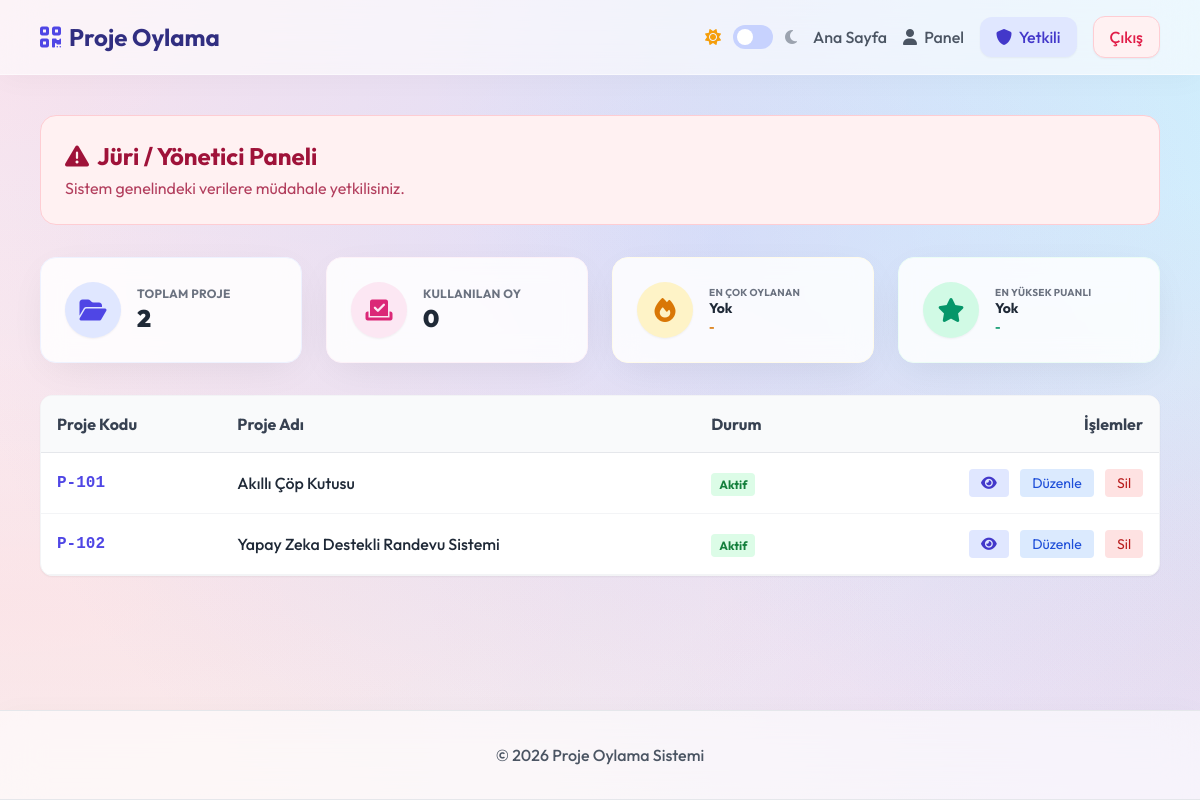
The page /puanlama/admin.php (signed in) on the database its author committed.
### tables this page shows
CREATE TABLE `projects` (
  `id` varchar(50) NOT NULL PRIMARY KEY,
  `name` varchar(255) NOT NULL,
  `description` text,
  `team_members` text,
  `video_url` varchar(255) DEFAULT NULL,
  `created_at` timestamp NOT NULL DEFAULT current_timestamp()
);

### puanlama/admin.php (the view, shortened to what this page needs)
<?php
require_once 'includes/db.php';
$stat_votes = $pdo->query("SELECT COUNT(*) FROM votes")->fetchColumn();
$stat_projects = $pdo->query("SELECT COUNT(*) FROM projects")->fetchColumn();
$most_voted = $pdo->query("
    SELECT p.name, COUNT(v.id) as cnt
    FROM projects p
    JOIN votes v ON p.id = v.project_id
    GROUP BY p.id
    ORDER BY cnt DESC LIMIT 1
")->fetch();
$top_rated = $pdo->query("
    SELECT p.name, AVG((v.design_score + v.tech_score + v.presentation_score + v.innovation_score)/4)/2 as avg_score
    FROM projects p
    JOIN votes v ON p.id = v.project_id
    GROUP BY p.id
    ORDER BY avg_score DESC LIMIT 1
")->fetch();
require_once 'includes/header.php';
?>
<div class="max-w-6xl mx-auto">
    <div
        class="flex flex-col md:flex-row justify-between items-center bg-rose-50 border border-rose-200 text-rose-800 p-6 rounded-2xl mb-8">
        <div>
            <h1 class="text-2xl font-bold mb-1 flex items-center gap-2">
                <i class="fa-solid fa-triangle-exclamation"></i> Jüri / Yönetici Paneli
            </h1>
            <p class="opacity-80">
                Sistem genelindeki verilere müdahale yetkilisiniz.
            </p>
        </div>
    </div>
    <div class="grid grid-cols-1 md:grid-cols-2 lg:grid-cols-4 gap-6 mb-8">
        <div class="glass-card p-6 rounded-2xl flex items-center gap-4 border border-indigo-50">
            <div class="w-14 h-14 rounded-full bg-indigo-100 text-indigo-600 flex items-center justify-center text-2xl shadow-sm"><i class="fa-solid fa-folder-open"></i></div>
            <div class="flex-1 overflow-hidden">
                <p class="text-xs font-bold text-gray-500 uppercase tracking-wide">Toplam Proje</p>
                <h3 class="text-2xl font-black text-gray-800"><?php echo $stat_projects; ?></h3>
            </div>
        </div>
        <div class="glass-card p-6 rounded-2xl flex items-center gap-4 border border-pink-50">
            <div class="w-14 h-14 rounded-full bg-pink-100 text-pink-600 flex items-center justify-center text-2xl shadow-sm"><i class="fa-solid fa-check-to-slot"></i></div>
            <div class="flex-1 overflow-hidden">
                <p class="text-xs font-bold text-gray-500 uppercase tracking-wide">Kullanılan Oy</p>
                <h3 class="text-2xl font-black text-gray-800"><?php echo $stat_votes; ?></h3>
            </div>
        </div>
        <div class="glass-card p-6 rounded-2xl flex items-center gap-4 border border-amber-50">
            <div class="w-14 h-14 rounded-full bg-amber-100 text-amber-600 flex items-center justify-center text-2xl shadow-sm"><i class="fa-solid fa-fire"></i></div>
            <div class="flex-1 overflow-hidden">
                <p class="text-[10px] font-bold text-gray-500 uppercase tracking-wide">En Çok Oylanan</p>
                <h3 class="text-sm font-bold text-gray-800 leading-tight line-clamp-1" title="<?php echo htmlspecialchars($most_voted['name'] ?? '-'); ?>"><?php echo htmlspecialchars($most_voted['name'] ?? 'Yok'); ?></h3>
                <p class="text-xs text-amber-600 font-bold mt-0.5"><?php echo $most_voted ? $most_voted['cnt'] . ' Oy' : '-'; ?></p>
            </div>
        </div>
        <div class="glass-card p-6 rounded-2xl flex items-center gap-4 border border-emerald-50">
            <div class="w-14 h-14 rounded-full bg-emerald-100 text-emerald-600 flex items-center justify-center text-2xl shadow-sm"><i class="fa-solid fa-star"></i></div>
            <div class="flex-1 overflow-hidden">
                <p class="text-[10px] font-bold text-gray-500 uppercase tracking-wide">En Yüksek Puanlı</p>
                <h3 class="text-sm font-bold text-gray-800 leading-tight line-clamp-1" title="<?php echo htmlspecialchars($top_rated['name'] ?? '-'); ?>"><?php echo htmlspecialchars($top_rated['name'] ?? 'Yok'); ?></h3>
                <p class="text-xs text-emerald-600 font-bold mt-0.5"><?php echo $top_rated ? number_format($top_rated['avg_score'], 1) . ' / 5.0' : '-'; ?></p>
            </div>
        </div>
    </div>
    <div class="bg-white rounded-xl shadow-sm border border-gray-100 overflow-hidden">
        <table class="w-full text-left border-collapse">
            <thead>
                <tr class="bg-gray-50 border-b border-gray-200">
                    <th class="p-4 font-bold text-gray-700">Proje Kodu</th>
                    <th class="p-4 font-bold text-gray-700">Proje Adı</th>
                    <th class="p-4 font-bold text-gray-700">Durum</th>
                    <th class="p-4 text-right font-bold text-gray-700">İşlemler</th>
                </tr>
            </thead>
            <tbody>
                <?php
                $stmt = $pdo->query("SELECT * FROM projects");
                while ($row = $stmt->fetch()):
                    ?>
                    <tr class="border-b border-gray-100 hover:bg-gray-50 transition">
                        <td class="p-4 font-mono font-bold text-indigo-600"><?php echo $row['id']; ?></td>
                        <td class="p-4 font-medium text-gray-800"><?php echo htmlspecialchars($row['name']); ?></td>
                        <td class="p-4"><span
                                class="bg-green-100 text-green-700 px-2 py-1 rounded text-xs font-bold">Aktif</span></td>
                        <td class="p-4 text-right space-x-2">
                            <a href="vote.php?id=<?php echo urlencode($row['id']); ?>"
                                class="inline-block bg-indigo-100 text-indigo-700 px-3 py-1 rounded text-sm hover:bg-indigo-200 transition"
                                title="Proje Sayfasını Görüntüle">
                                <i class="fa-solid fa-eye"></i>
                            </a>
                            <a href="admin_edit.php?id=<?php echo urlencode($row['id']); ?>"
                                class="inline-block bg-blue-100 text-blue-700 px-3 py-1 rounded text-sm hover:bg-blue-200 transition">Düzenle</a>
                            <form method="POST" action="admin.php" class="inline-block"
                                onsubmit="return confirm('<?php echo htmlspecialchars($row['name']); ?> projesini silmek istediğinize emin misiniz? Bu işlem geri alınamaz!');">
                                <button type="submit"
                                    class="bg-red-100 text-red-700 px-3 py-1 rounded text-sm hover:bg-red-200 transition">Sil</button>
                            </form>
                        </td>
                    </tr>
                <?php endwhile; ?>
            </tbody>
        </table>
    </div>
</div>
<?php require_once 'includes/footer.php'; ?>

### puanlama/public/css/style.css (style rules this page uses)
body { -webkit-font-smoothing: antialiased; -moz-osx-font-smoothing: grayscale; }
.bg-mesh-light { background-color: #f6f8fd; background-image: radial-gradient(at 40% 20%, hsla(228,100%,74%,0.2) 0px, transparent 50%), radial-gradient(at 80% 0%, hsla(189,100%,56%,0.2) 0px, transparent 50%), radial-gradient(at 0% 50%, hsla(355,100%,93%,0.5) 0px, transparent 50%), radial-gradient(at 80% 50%, hsla(340,100%,76%,0.2) 0px, transparent 50%), radial-gradient(at 0% 100%, hsla(22,100%,77%,0.2) 0px, transparent 50%), radial-gradient(at 80% 100%, hsla(242,100%,70%,0.2) 0px, transparent 50%), radial-gradient(at 0% 0%, hsla(343,100%,76%,0.2) 0px, transparent 50%); background-size: 150% 150%; animation: driftMesh 15s ease infinite alternate; min-height: 100vh; }
.glass-card { background: rgba(255, 255, 255, 0.85); backdrop-filter: blur(12px); -webkit-backdrop-filter: blur(12px); border: 1px solid rgba(255, 255, 255, 0.9); box-shadow: 0 10px 40px -10px rgba(0,0,0,0.08); transition: all 0.4s cubic-bezier(0.175, 0.885, 0.32, 1.275); }

### rows shown on the page
projects: id "P-101", name "Akıllı Çöp Kutusu"
projects: id "P-102", name "Yapay Zeka Destekli Randevu Sistemi"

### other values the page prints
$stat_projects "2"
$stat_votes "0"
$most_voted['name'] "Yok"
$top_rated['name'] "Yok"
